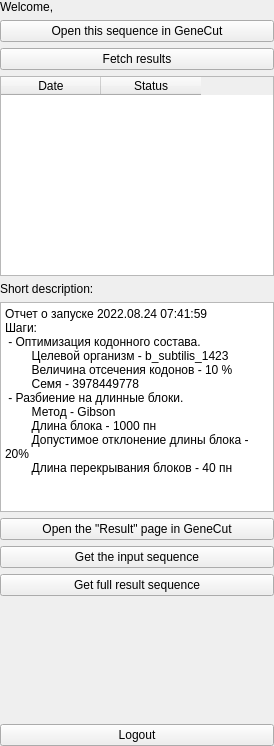
<?xml version="1.0" encoding="UTF-8"?>
<ui version="4.0">
 <class>GenecutOPWidget</class>
 <widget class="QWidget" name="GenecutOPWidget">
  <property name="geometry">
   <rect>
    <x>0</x>
    <y>0</y>
    <width>274</width>
    <height>746</height>
   </rect>
  </property>
  <property name="windowTitle">
   <string>Form</string>
  </property>
  <layout class="QVBoxLayout" name="verticalLayout_2">
   <property name="leftMargin">
    <number>0</number>
   </property>
   <property name="topMargin">
    <number>0</number>
   </property>
   <property name="rightMargin">
    <number>0</number>
   </property>
   <property name="bottomMargin">
    <number>0</number>
   </property>
   <item>
    <widget class="QStackedWidget" name="stackedWidget">
     <property name="currentIndex">
      <number>1</number>
     </property>
     <widget class="QWidget" name="wtLoginForm">
      <layout class="QVBoxLayout" name="verticalLayout">
       <property name="leftMargin">
        <number>0</number>
       </property>
       <property name="topMargin">
        <number>0</number>
       </property>
       <property name="rightMargin">
        <number>0</number>
       </property>
       <property name="bottomMargin">
        <number>0</number>
       </property>
       <item>
        <widget class="QLabel" name="label">
         <property name="text">
          <string>Login form</string>
         </property>
        </widget>
       </item>
       <item>
        <widget class="QLineEdit" name="leEmail">
         <property name="text">
          <string>dsukhomlinov@unipro.ru</string>
         </property>
         <property name="placeholderText">
          <string>username@server.com</string>
         </property>
        </widget>
       </item>
       <item>
        <widget class="QLineEdit" name="lePasword">
         <property name="text">
          <string>vbkktybev</string>
         </property>
         <property name="echoMode">
          <enum>QLineEdit::Password</enum>
         </property>
         <property name="placeholderText">
          <string>Password</string>
         </property>
        </widget>
       </item>
       <item>
        <widget class="QCheckBox" name="cbShowPass">
         <property name="layoutDirection">
          <enum>Qt::LeftToRight</enum>
         </property>
         <property name="text">
          <string>Show password</string>
         </property>
        </widget>
       </item>
       <item>
        <widget class="QPushButton" name="pbLogin">
         <property name="text">
          <string>Login</string>
         </property>
        </widget>
       </item>
       <item>
        <widget class="QPushButton" name="pbForgot">
         <property name="enabled">
          <bool>false</bool>
         </property>
         <property name="text">
          <string>Forgot password</string>
         </property>
        </widget>
       </item>
       <item>
        <widget class="QPushButton" name="pbRegister">
         <property name="text">
          <string>Register</string>
         </property>
        </widget>
       </item>
       <item>
        <widget class="QLabel" name="lbLoginWarning">
         <property name="styleSheet">
          <string notr="true">font-weight: 600;</string>
         </property>
         <property name="text">
          <string/>
         </property>
        </widget>
       </item>
       <item>
        <spacer name="verticalSpacer">
         <property name="orientation">
          <enum>Qt::Vertical</enum>
         </property>
         <property name="sizeHint" stdset="0">
          <size>
           <width>20</width>
           <height>40</height>
          </size>
         </property>
        </spacer>
       </item>
      </layout>
     </widget>
     <widget class="QWidget" name="wtMainForm">
      <layout class="QVBoxLayout" name="verticalLayout_3">
       <property name="leftMargin">
        <number>0</number>
       </property>
       <property name="topMargin">
        <number>0</number>
       </property>
       <property name="rightMargin">
        <number>0</number>
       </property>
       <property name="bottomMargin">
        <number>0</number>
       </property>
       <item>
        <widget class="QLabel" name="lbWelcome">
         <property name="text">
          <string>Welcome, </string>
         </property>
        </widget>
       </item>
       <item>
        <widget class="QPushButton" name="pbTest">
         <property name="text">
          <string>Open this sequence in GeneCut</string>
         </property>
        </widget>
       </item>
       <item>
        <widget class="QPushButton" name="pbFetchResults">
         <property name="text">
          <string>Fetch results</string>
         </property>
        </widget>
       </item>
       <item>
        <widget class="QTableWidget" name="twResults">
         <property name="minimumSize">
          <size>
           <width>0</width>
           <height>200</height>
          </size>
         </property>
         <property name="selectionBehavior">
          <enum>QAbstractItemView::SelectRows</enum>
         </property>
         <column>
          <property name="text">
           <string>Date</string>
          </property>
         </column>
         <column>
          <property name="text">
           <string>Status</string>
          </property>
         </column>
        </widget>
       </item>
       <item>
        <widget class="QLabel" name="label_3">
         <property name="text">
          <string>Short description:</string>
         </property>
        </widget>
       </item>
       <item>
        <widget class="QPlainTextEdit" name="plainTextEdit">
         <property name="minimumSize">
          <size>
           <width>0</width>
           <height>210</height>
          </size>
         </property>
         <property name="plainText">
          <string>Отчет о запуске 2022.08.24 07:41:59
Шаги:
 - Оптимизация кодонного состава.
        Целевой организм - b_subtilis_1423
        Величина отсечения кодонов - 10 %
        Семя - 3978449778
 - Разбиение на длинные блоки.
        Метод - Gibson
        Длина блока - 1000 пн
        Допустимое отклонение длины блока - 20%
        Длина перекрывания блоков - 40 пн</string>
         </property>
        </widget>
       </item>
       <item>
        <widget class="QPushButton" name="pushButton">
         <property name="text">
          <string>Open the &quot;Result&quot; page in GeneCut</string>
         </property>
        </widget>
       </item>
       <item>
        <widget class="QPushButton" name="pushButton_3">
         <property name="text">
          <string>Get the input sequence</string>
         </property>
        </widget>
       </item>
       <item>
        <widget class="QPushButton" name="pushButton_2">
         <property name="text">
          <string>Get full result sequence</string>
         </property>
        </widget>
       </item>
       <item>
        <widget class="QLabel" name="lbTestInfo">
         <property name="styleSheet">
          <string notr="true">font-weight: 600;</string>
         </property>
         <property name="text">
          <string/>
         </property>
        </widget>
       </item>
       <item>
        <spacer name="verticalSpacer_2">
         <property name="orientation">
          <enum>Qt::Vertical</enum>
         </property>
         <property name="sizeHint" stdset="0">
          <size>
           <width>20</width>
           <height>491</height>
          </size>
         </property>
        </spacer>
       </item>
       <item>
        <widget class="QPushButton" name="pbLogout">
         <property name="text">
          <string>Logout</string>
         </property>
        </widget>
       </item>
      </layout>
     </widget>
     <widget class="QWidget" name="wtRegisterForm">
      <layout class="QVBoxLayout" name="verticalLayout_4">
       <property name="leftMargin">
        <number>0</number>
       </property>
       <property name="topMargin">
        <number>0</number>
       </property>
       <property name="rightMargin">
        <number>0</number>
       </property>
       <property name="bottomMargin">
        <number>0</number>
       </property>
       <item>
        <widget class="QLabel" name="label_2">
         <property name="text">
          <string>Register form</string>
         </property>
        </widget>
       </item>
       <item>
        <widget class="QLineEdit" name="leEmailNew">
         <property name="text">
          <string>user@mail.com</string>
         </property>
         <property name="placeholderText">
          <string>username@server.com</string>
         </property>
        </widget>
       </item>
       <item>
        <widget class="QLineEdit" name="lePasswordNew">
         <property name="text">
          <string>123</string>
         </property>
         <property name="echoMode">
          <enum>QLineEdit::Password</enum>
         </property>
         <property name="placeholderText">
          <string>Password</string>
         </property>
        </widget>
       </item>
       <item>
        <widget class="QLineEdit" name="lePasswordConformationNew">
         <property name="text">
          <string>123</string>
         </property>
         <property name="echoMode">
          <enum>QLineEdit::Password</enum>
         </property>
         <property name="placeholderText">
          <string>Password confirmation</string>
         </property>
        </widget>
       </item>
       <item>
        <widget class="QLineEdit" name="leFirstName">
         <property name="text">
          <string>Name</string>
         </property>
         <property name="placeholderText">
          <string>First name</string>
         </property>
        </widget>
       </item>
       <item>
        <widget class="QLineEdit" name="leLastName">
         <property name="text">
          <string>Lastname</string>
         </property>
         <property name="placeholderText">
          <string>Last name</string>
         </property>
        </widget>
       </item>
       <item>
        <widget class="QLabel" name="lbRegisterWarning">
         <property name="styleSheet">
          <string notr="true">font-weight: 600;</string>
         </property>
         <property name="text">
          <string/>
         </property>
        </widget>
       </item>
       <item>
        <widget class="QPushButton" name="pbRegisterNew">
         <property name="text">
          <string>Register</string>
         </property>
        </widget>
       </item>
       <item>
        <widget class="QPushButton" name="pbGoBack">
         <property name="text">
          <string>Back to login</string>
         </property>
        </widget>
       </item>
       <item>
        <spacer name="verticalSpacer_3">
         <property name="orientation">
          <enum>Qt::Vertical</enum>
         </property>
         <property name="sizeHint" stdset="0">
          <size>
           <width>20</width>
           <height>351</height>
          </size>
         </property>
        </spacer>
       </item>
      </layout>
     </widget>
    </widget>
   </item>
  </layout>
 </widget>
 <resources/>
 <connections/>
</ui>
